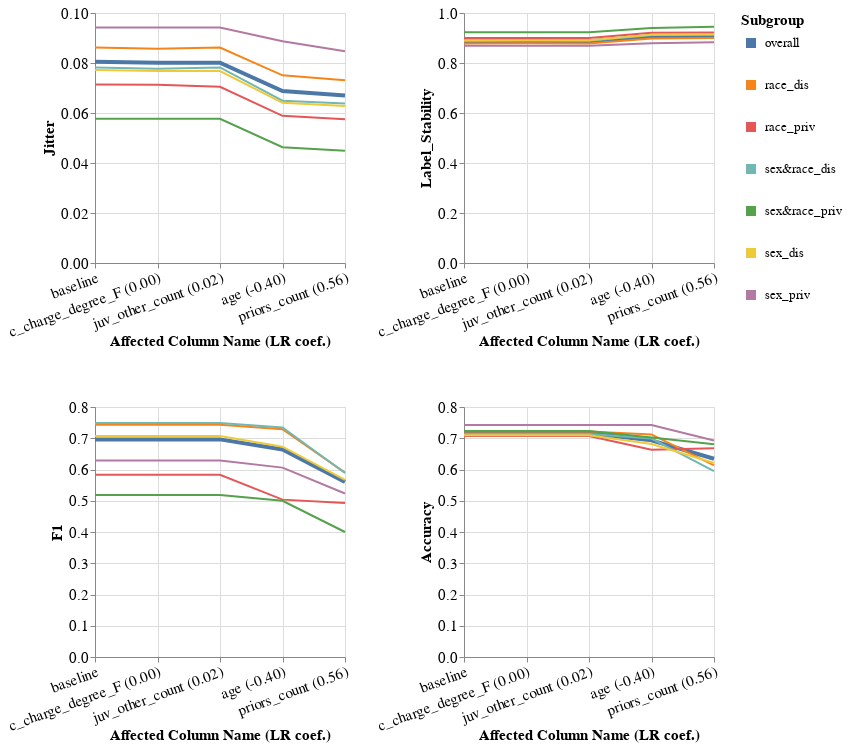

The cell this chart's notebook holds for it:
### Markdown cell above
### Specific subgroup metric per dataset and multiple models

### Code cell
visualizer.create_subgroups_grid_pct_lines_plot_for_col_imp(target_preprocessing_technique=PREPROCESSING_TECHNIQUES[0],
                                                            model_name=MODEL_NAMES[0],
                                                            subgroup_metrics=['Jitter', 'Label_Stability', 'F1', 'Accuracy'],
                                                            sort_cols_lst=['baseline', 'c_charge_degree_F (0.00)',
                                                                           'juv_other_count (0.02)', 'age (-0.40)', 'priors_count (0.56)'],
                                                            feature_imp_df=feature_imp_df)
